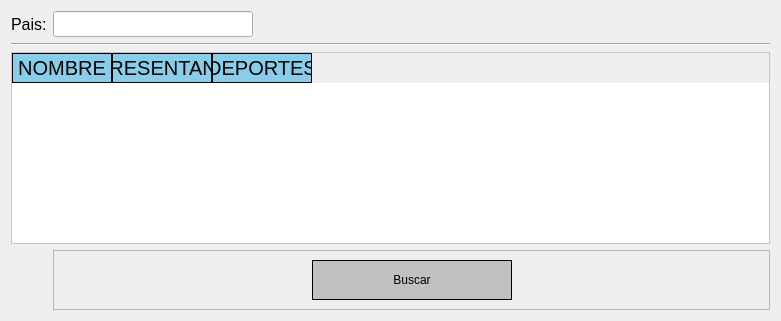
                <widget class="QWidget" name="user_stacketWidget_page_pais">
                 <layout class="QGridLayout" name="gridLayout_4">
                  <item row="1" column="0" colspan="3">
                   <widget class="Line" name="line_3">
                    <property name="orientation">
                     <enum>Qt::Horizontal</enum>
                    </property>
                   </widget>
                  </item>
                  <item row="0" column="2">
                   <spacer name="horizontalSpacer_5">
                    <property name="orientation">
                     <enum>Qt::Horizontal</enum>
                    </property>
                    <property name="sizeHint" stdset="0">
                     <size>
                      <width>511</width>
                      <height>20</height>
                     </size>
                    </property>
                   </spacer>
                  </item>
                  <item row="2" column="0" colspan="3">
                   <widget class="QTableWidget" name="user_stacketWidget_pagePais_table">
                    <property name="styleSheet">
                     <string notr="true">QTableWidget{
background-color: rgb(255, 255, 255);
color: rgb(0,0,0);
gridline-color: rgb(135, 206, 235);
font-size: 16pt;
color: #000000;
}
QHeaderView::section{
background-color: rgb(135, 206, 235);
border: 1px solid rgb(0,0,0);
font-size: 15pt;
}
QTableWidget QTableCornerButton::section{
background-color: rgb(0,0,0);
border: 1px solid rgb(135, 206, 235);
}
QTableWidget::item{
text-align: AlignCenter;
}</string>
                    </property>
                    <column>
                     <property name="text">
                      <string>NOMBRE</string>
                     </property>
                    </column>
                    <column>
                     <property name="text">
                      <string>REPRESENTANTES</string>
                     </property>
                    </column>
                    <column>
                     <property name="text">
                      <string>DEPORTES</string>
                     </property>
                    </column>
                   </widget>
                  </item>
                  <item row="3" column="1" colspan="2">
                   <widget class="QFrame" name="frame_3">
                    <property name="frameShape">
                     <enum>QFrame::StyledPanel</enum>
                    </property>
                    <property name="frameShadow">
                     <enum>QFrame::Raised</enum>
                    </property>
                    <layout class="QHBoxLayout" name="horizontalLayout_4">
                     <item>
                      <spacer name="horizontalSpacer_6">
                       <property name="orientation">
                        <enum>Qt::Horizontal</enum>
                       </property>
                       <property name="sizeHint" stdset="0">
                        <size>
                         <width>241</width>
                         <height>20</height>
                        </size>
                       </property>
                      </spacer>
                     </item>
                     <item>
                      <widget class="QPushButton" name="user_stacketWidget_pagePais_btnBuscar">
                       <property name="minimumSize">
                        <size>
                         <width>200</width>
                         <height>40</height>
                        </size>
                       </property>
                       <property name="styleSheet">
                        <string notr="true">QPushButton{
font: 75 12pt &quot;Arial&quot;;
color: black;
background-color:rgb(193, 193, 193);
border:1px solid black;
}

QPushButton:hover{
background-color:white;
font: 75 12pt &quot;Arial&quot;;
}

</string>
                       </property>
                       <property name="text">
                        <string>Buscar</string>
                       </property>
                      </widget>
                     </item>
                     <item>
                      <spacer name="horizontalSpacer_7">
                       <property name="orientation">
                        <enum>Qt::Horizontal</enum>
                       </property>
                       <property name="sizeHint" stdset="0">
                        <size>
                         <width>241</width>
                         <height>20</height>
                        </size>
                       </property>
                      </spacer>
                     </item>
                    </layout>
                   </widget>
                  </item>
                  <item row="0" column="0">
                   <widget class="QLabel" name="user_stacketWidget_label_pagePais_pais">
                    <property name="font">
                     <font>
                      <pointsize>12</pointsize>
                     </font>
                    </property>
                    <property name="text">
                     <string>Pais:</string>
                    </property>
                   </widget>
                  </item>
                  <item row="0" column="1">
                   <widget class="QLineEdit" name="user_stacketWidget_pagePais_lineEdit_pais">
                    <property name="minimumSize">
                     <size>
                      <width>200</width>
                      <height>0</height>
                     </size>
                    </property>
                    <property name="maximumSize">
                     <size>
                      <width>200</width>
                      <height>16777215</height>
                     </size>
                    </property>
                    <property name="styleSheet">
                     <string notr="true">font-size: 11pt;</string>
                    </property>
                    <property name="text">
                     <string/>
                    </property>
                   </widget>
                  </item>
                 </layout>
                </widget>
